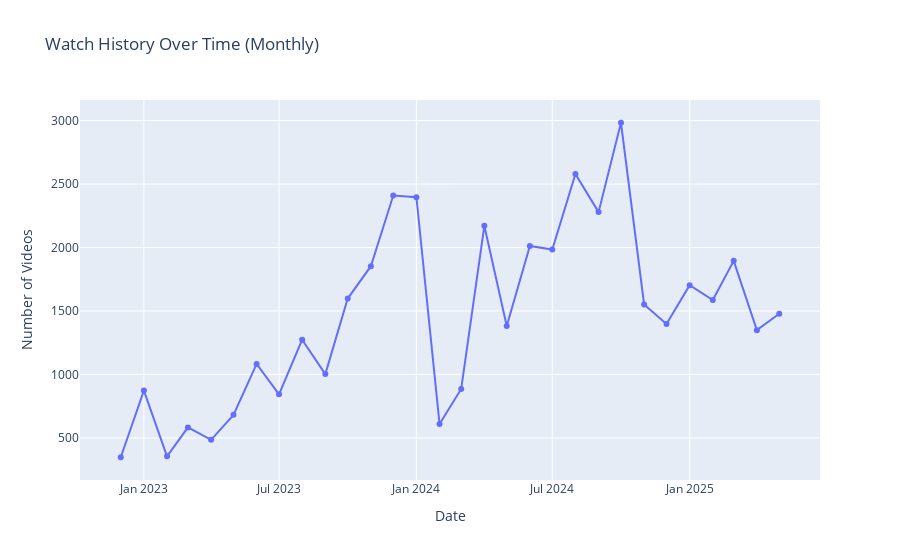

Notebook code for this chart:
### Code cell
# Prepare the DataFrame for plotting
fig = px.line(
    monthly_df[:-1], # Exclude the last month since it is incomplete
    x="year_month", # Use the year_month column for x-axis
    y="count", # Use the count of videos watched for y-axis
    title="Watch History Over Time (Monthly)", # Set the title of the chart
    labels={"year_month": "Date", "count": "Number of Videos"}, # Set axis labels
    hover_data=["count"], # Show count in hover data
    markers=True # Add markers to the line plot
    )

fig.show() # Show the plot

# Or using Matplotlib
monthly_df[:-1].plot(
    kind='line', x='year_month', y='count', legend=True
) # Create a horizontal bar chart
plt.xlabel('Date') # Set x-axis label 
plt.ylabel('Number of Videos') # Set y-axis label
plt.title('Watch History over Time (Monthly)') # Set the title of the chart
plt.show() # Show the plot

### Figure 1 — Plotly figure (JSON) as saved in the notebook; plotly's stock layout.template omitted (floating-point values rounded to 4 significant figures)
{"data": [{"hovertemplate": "Date=%{x}<br>Number of Videos=%{y}<extra></extra>", "legendgroup": "", "line": {"color": "#636efa", "dash": "solid"}, "marker": {"symbol": "circle"}, "mode": "lines+markers", "name": "", "orientation": "v", "showlegend": false, "type": "scatter", "x": ["2022-12", "2023-01", "2023-02", "2023-03", "2023-04", "2023-05", "2023-06", "2023-07", "2023-08", "2023-09", "2023-10", "2023-11", "2023-12", "2024-01", "2024-02", "2024-03", "2024-04", "2024-05", "2024-06", "2024-07", "2024-08", "2024-09", "2024-10", "2024-11", "2024-12", "2025-01", "2025-02", "2025-03", "2025-04", "2025-05"], "xaxis": "x", "y": [348, 873, 355, 583, 485, 682, 1083, 844, 1274, 1003, 1598, 1853, 2410, 2396, 610, 886, 2171, 1382, 2013, 1984, 2579, 2279, 2983, 1552, 1397, 1703, 1587, 1895, 1349, 1478], "yaxis": "y"}], "layout": {"legend": {"tracegroupgap": 0}, "title": {"text": "Watch History Over Time (Monthly)"}, "xaxis": {"anchor": "y", "domain": [0, 1], "title": {"text": "Date"}}, "yaxis": {"anchor": "x", "domain": [0, 1], "title": {"text": "Number of Videos"}}}}
